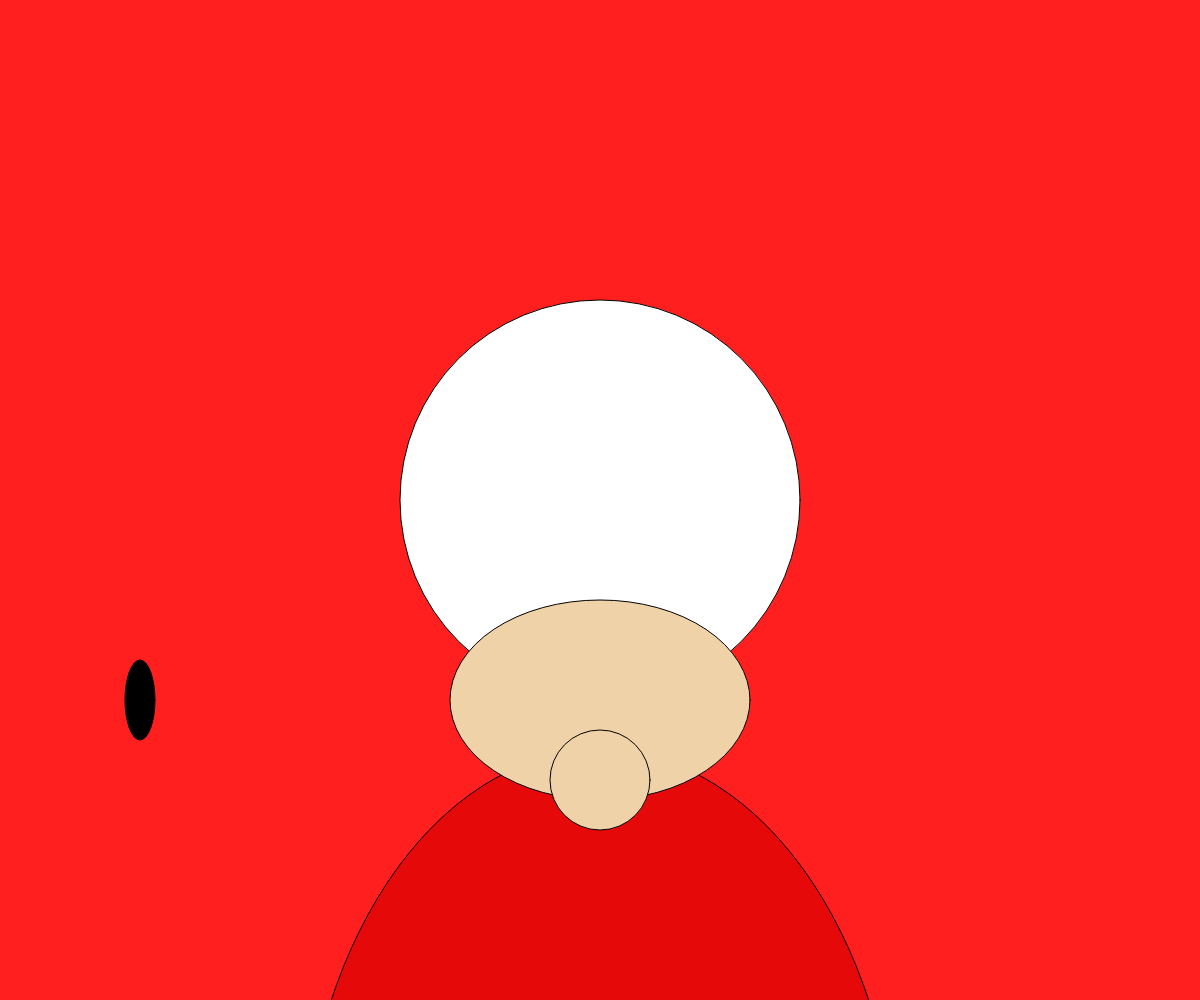
Frame 1 (no input)
Frame 60 (no input): identical to frame 1, image omitted
Frame 120 (the mouse pressed at the canvas centre since frame 60): identical to frame 1, image omitted

The p5.js sketch that drew this single still picture (run headless with seeded random() and noise() and a simulated clock; from frame 60 on, the mouse is pressed at the canvas centre):

// p5.js sketch
// ── sketch.js
function setup() {
  createCanvas(windowWidth, windowHeight);
}


function draw() {
  background(255, 31, 31);
  // put drawing code here
r = color(229,9,9); //rouge
  fill(r);
  ellipse(width/2, 1200, 600, 900)


b = color(255); //blanc
  fill(b);
  circle(width/2, height/2, 400);

  fill(0); //ceinture
  rect(1090, 1250, 630, 20);

p = color(239,210,167); 
  fill(p);
  ellipse(width/2, 700, 300, 200);
  ellipse(width/2, 780, 100, 100);

j = color(226,184,46);
  fill(j);
  rect(1380, 1232, 50,50);

  fill(0);
   ellipse(1330, 700, 30, 80);
   ellipse(140, 700, 30, 80);

}
